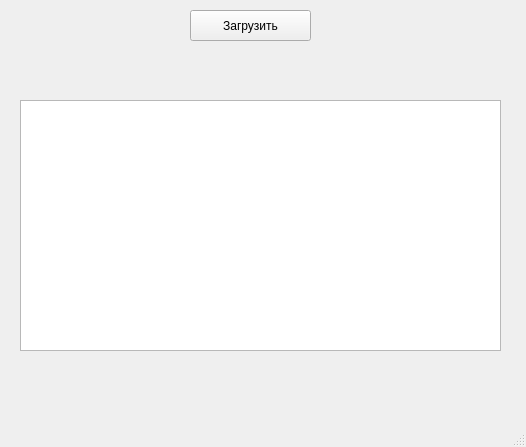
<?xml version="1.0" encoding="UTF-8"?>
<ui version="4.0">
 <class>MainWindow</class>
 <widget class="QMainWindow" name="MainWindow">
  <property name="geometry">
   <rect>
    <x>0</x>
    <y>0</y>
    <width>526</width>
    <height>447</height>
   </rect>
  </property>
  <property name="windowTitle">
   <string>Кофе</string>
  </property>
  <widget class="QWidget" name="centralwidget">
   <widget class="QPushButton" name="pushButton">
    <property name="geometry">
     <rect>
      <x>190</x>
      <y>10</y>
      <width>121</width>
      <height>31</height>
     </rect>
    </property>
    <property name="text">
     <string>Загрузить</string>
    </property>
   </widget>
   <widget class="QTableWidget" name="tableWidget">
    <property name="geometry">
     <rect>
      <x>20</x>
      <y>100</y>
      <width>481</width>
      <height>251</height>
     </rect>
    </property>
   </widget>
  </widget>
  <widget class="QMenuBar" name="menubar">
   <property name="geometry">
    <rect>
     <x>0</x>
     <y>0</y>
     <width>526</width>
     <height>21</height>
    </rect>
   </property>
  </widget>
  <widget class="QStatusBar" name="statusbar"/>
 </widget>
 <resources/>
 <connections/>
</ui>
